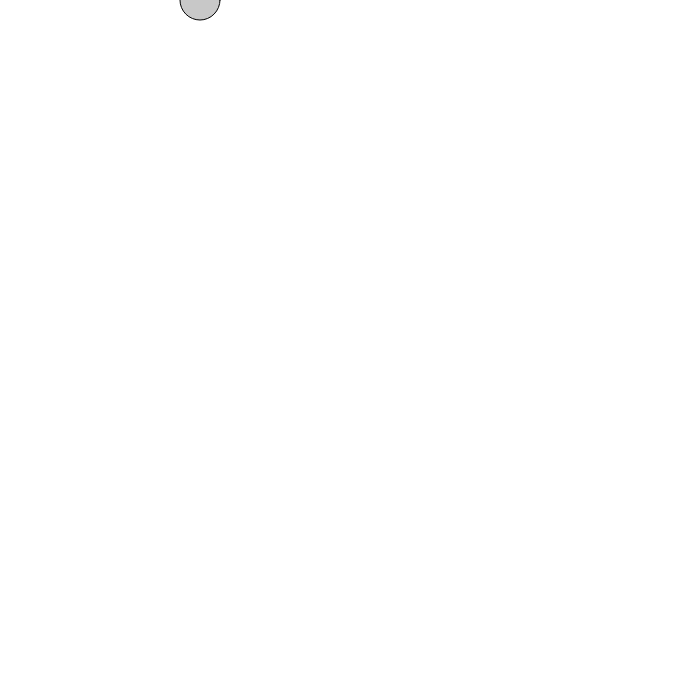
Frame 1 (no input)
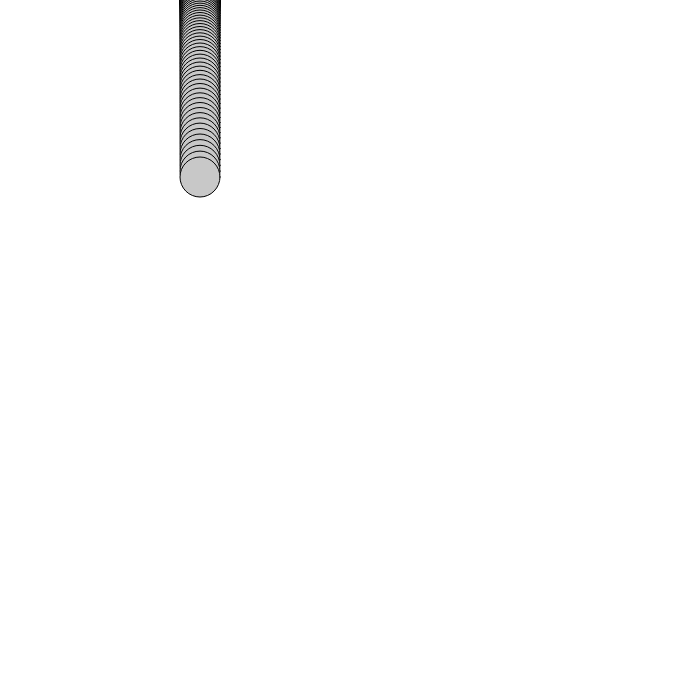
Frame 60 (no input)
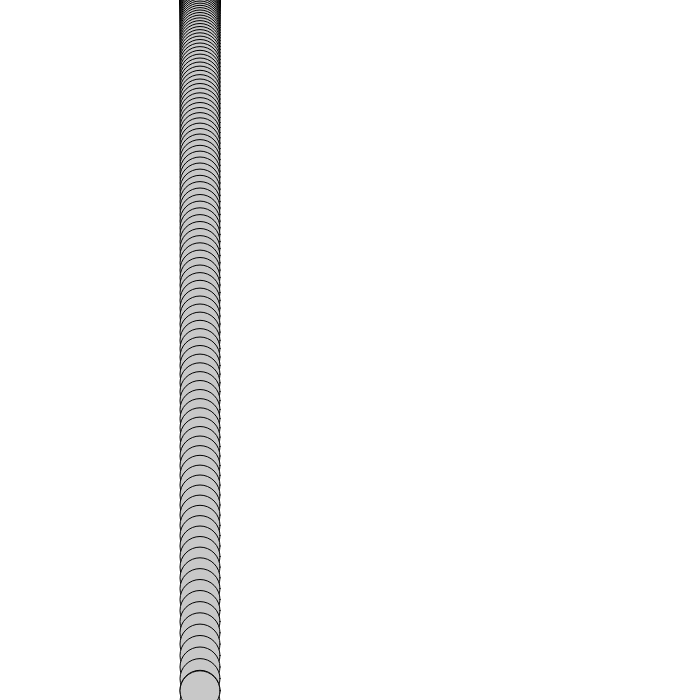
Frame 120 (the mouse pressed at the canvas centre since frame 60)

The p5.js sketch that drew these frames (run headless with seeded random() and noise() and a simulated clock; from frame 60 on, the mouse is pressed at the canvas centre):

// p5.js sketch
// ── sketch.js
function setup () {
  createCanvas(700, 700);
}

function draw() {
  fill (mouseX / 3);
//  ellipse(mouseX, mouseY, 20, 20);
rect(width/20, height/20, mouseX, mouseY);
}

var circleX = 200;
var circleY = 0;

var speed = 0;

var gravity = 0.1;


function draw() {

  circleY = circleY + speed;
  speed = speed + gravity;

  stroke(0);
  fill(200);
  ellipse(circleX, circleY, 40, 40);

  if (circleY > height) {
    speed = speed * -0.95;
  }

}
